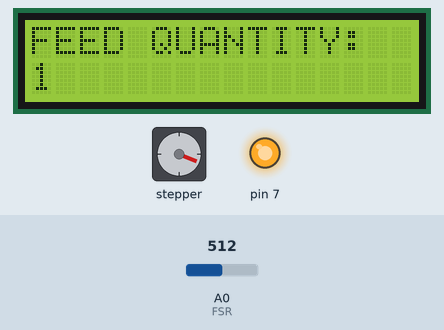
Recording of a sketch running on a simulated Arduino Uno, built with avr-gcc and run on an emulated ATmega328P. On the bench: 16×2 character LCD, stepper motor, output pins drawn as LEDs (lit = HIGH). The inputs (shaded band) are chosen by the test bench; at power-on: A0 (FSR) = 512. Stepper angles assume 2048 steps per turn; what the sketch prints to the serial monitor is not drawn.

Above: at 8.1 s.
8.2 s: A0 (FSR) set to 56
17.3 s: A0 (FSR) set to 47
At 23.9 s:
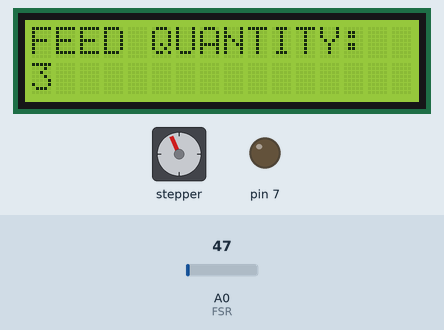
24.8 s: A0 (FSR) set to 122
At 26.79 s:
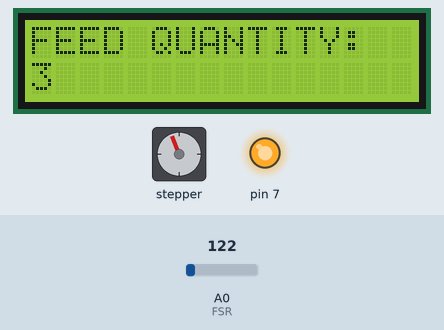
32.3 s: A0 (FSR) set to 40
At 35.6 s:
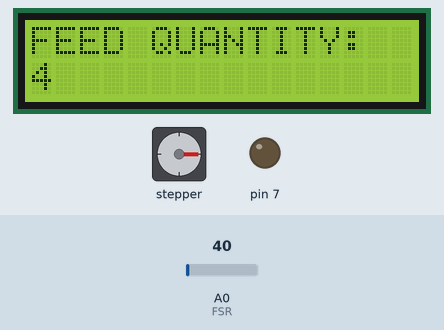
Timing chart, 0 to 37.1 s (numbered marks = the images above; inputs shaded):
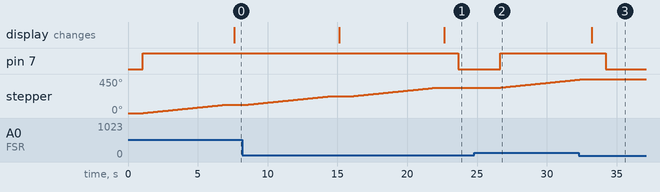

The sketch:

Automatic_feeder.ino
```cpp
//initail force sensor value
int FSR = 0;
//initail feed quantity value
int feedQty = 0;

//Include LCD library
#include <LiquidCrystal.h>
//Include Stepper motor library
#include <Stepper.h>

//initailize the library with the numbers of the interface pins
LiquidCrystal lcd(12, 13, 5 , 4, 3, 2);

// change this to fit the number of steps per revolution for your motor
const int stepsPerRevolution = 64;

// initialize the stepper library on pins 8 through 11:
int in1Pin = 8;
int in2Pin = 9;
int in3Pin = 10;
int in4Pin = 11;
Stepper myStepper(stepsPerRevolution,in1Pin, in2Pin, in3Pin, in4Pin);

void setup() {
  //set up the LCD's number of columns and rows:
  lcd.begin(16,2);
  //print a message to the LCD.
  lcd.print("FEED QUANTITY:");
   // set the speed at 100 rpm:
  myStepper.setSpeed(100);
  // initialize the serial port:
  Serial.begin(9600);
  // set the force resistor pin:
  pinMode(7, OUTPUT);


}

void loop() {
  int FSRValue = analogRead(FSR);


  Serial.println(FSRValue);
  delay(1000);
  if (FSRValue>50){
  //  Serial.print("aaa");
    digitalWrite(7,HIGH);
    //count the feedQty
    feedQty++;
     // step one revolution  in one direction:
  Serial.println("clockwise");
  myStepper.step(stepsPerRevolution*10);
  delay(500);
  //set the cursor to colum 0,line 1
  //(note: line 1 is the second row, since counting begins with 0):
  lcd.setCursor(0, 1);
  //Print a message to second line of LCD
  lcd.print(feedQty);


  }
  else
  //no force on the sensor, the light goes off
  //and the stepper motor stop rotate
  digitalWrite(7,LOW);
  myStepper.step(0);
}
```

Measured:
- the behaviour switches between 51 and 50 on A0 (FSR) (found by bisection; images 0 and 1)
- after the input at 17.3 s, pin 7: HIGH → LOW after 6.4 s; stepper: goes on until 22.1 s, then stays 337°
- after the input at 24.8 s, pin 7: LOW → HIGH after 1.9 s; stepper: keeps turning clockwise at about 19°/s, starting after 1.9 s
- after the input at 32.3 s, pin 7: HIGH → LOW after 1.9 s; stepper: goes on until 32.7 s, then stays 450°
